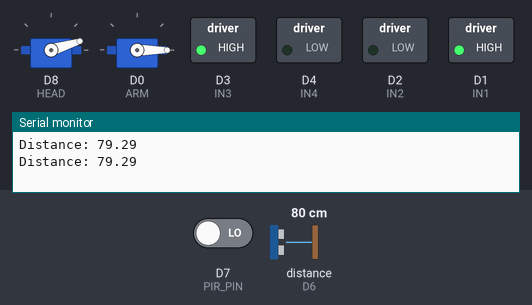
This sketch was run on a simulated ESP8266 (NodeMCU). On the bench: 2 × servo, switched loads named in the sketch (green lamp = pin HIGH), the last lines printed to the serial monitor. Wiring (inferred from the names in the program): ultrasonic range finder: trigger D5; echo D6. Inputs (shaded band) come from the test bench; at power-on: distance to the obstacle (sensor on D6) 80 cm, D7 (PIR_PIN) LOW. The echo pulse lasts 58.3 µs per cm; pins used as bus, display or sensor lines are not drawn.

Above: at 9.48 s.
9.5 s: distance to the obstacle (sensor on D6) set to 2 cm
At 10.08 s:
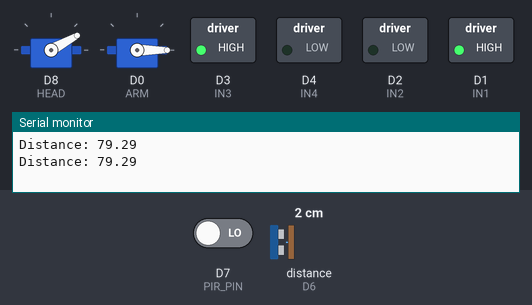
At 12.8 s:
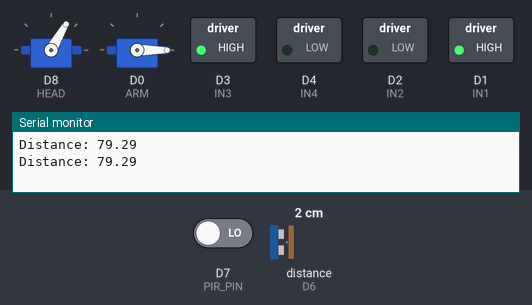
18.7 s: D7 (PIR_PIN) driven HIGH
At 26.8 s:
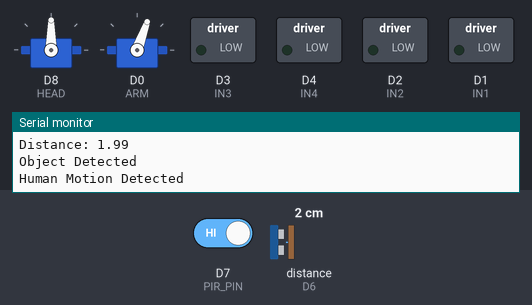
Timing chart, 0 to 28.3 s (numbered marks = the images above; inputs shaded):
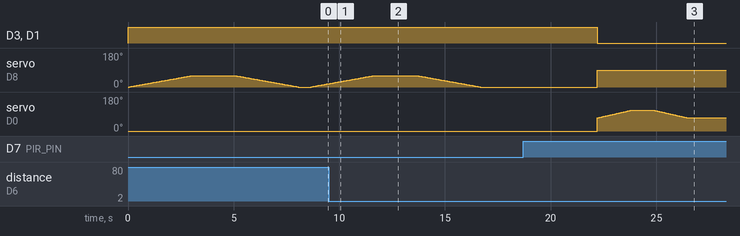

The sketch:

roman_new_code1.ino
```cpp
// -------- SERVO LIBRARY --------
#include <Servo.h>

// -------- PIN DEFINITIONS --------

// Ultrasonic
#define TRIG D5
#define ECHO D6

// PIR Sensor
#define PIR_PIN D7

// Motor Driver (L298N)
#define IN1 D1
#define IN2 D2
#define IN3 D3
#define IN4 D4

// Servo Pins
#define HEAD D8
#define ARM D0

// -------- VARIABLES --------
long duration;
float distance;

int interactionDelay = 20000;

// Servo Objects
Servo M_HEAD;
Servo M_ARM;

// Head swing variables
int angle = 0;
int swingAngle = 60;
int stepDelay = 50;

//Arm angle

int armAngle = 0;
int armswingAngle = 90;
int armstepDelay = 20;


#define ANGLE_FRONT 90

// -------- SETUP --------
void setup()
{
  Serial.begin(9600);

  // Ultrasonic
  pinMode(TRIG, OUTPUT);
  pinMode(ECHO, INPUT);

  // PIR
  pinMode(PIR_PIN, INPUT);

  // Motors
  pinMode(IN1, OUTPUT);
  pinMode(IN2, OUTPUT);
  pinMode(IN3, OUTPUT);
  pinMode(IN4, OUTPUT);

  // Attach Servos
  M_HEAD.attach(HEAD);
  M_ARM.attach(ARM);

  // Initial Positions
  M_HEAD.write(0);
  M_ARM.write(0);
}

// -------- HEAD SWING FUNCTION --------
void headSwing()
{
  for(angle = 0; angle <= swingAngle; angle++)
  {
    M_HEAD.write(angle);
    delay(stepDelay);
  }

  delay(2000);

  for(angle = swingAngle; angle >= 0; angle--)
  {
    M_HEAD.write(angle);
    delay(stepDelay);
  }
}

// -------- ARM GESTURE --------
void armGesture()
{
  for(int armAngle = 70; armAngle <= 110; armAngle++)
  {
    M_ARM.write(armAngle);
    delay(40);
  }

  delay(1000);

  for(int armAngle = 110; armAngle >= 70; armAngle--)
  {
    M_ARM.write(armAngle);
    delay(40);
  }
}

// -------- MOTOR CONTROL --------
void stopMotors()
{
  digitalWrite(IN1, LOW);
  digitalWrite(IN2, LOW);
  digitalWrite(IN3, LOW);
  digitalWrite(IN4, LOW);
}

void moveForward()
{
  digitalWrite(IN1, HIGH);
  digitalWrite(IN2, LOW);
  digitalWrite(IN3, HIGH);
  digitalWrite(IN4, LOW);
}

// -------- DISTANCE MEASURE --------
float getDistance()
{
  digitalWrite(TRIG, LOW);
  delayMicroseconds(2);

  digitalWrite(TRIG, HIGH);
  delayMicroseconds(10);

  digitalWrite(TRIG, LOW);

  duration = pulseIn(ECHO, HIGH, 30000);

  distance = duration * 0.034 / 2;

  return distance;
}

// -------- LOOP --------
void loop()
{
  distance = getDistance();

  Serial.print("Distance: ");
  Serial.println(distance);

  // -------- OBJECT DETECTED --------
  if(distance < 30)
  {
    Serial.println("Object Detected");

    delay(5000);

    unsigned long startTime = millis();
    bool humanDetected = false;

    // PIR CHECK
    while(millis() - startTime < 10000)
    {
      if(digitalRead(PIR_PIN) == HIGH)
      {
        humanDetected = true;
        Serial.println("Human Motion Detected");
        break;
      }
    }

    // -------- HUMAN CONFIRMED --------
    if(humanDetected)
    {
      stopMotors();

      // Face visitor
      M_HEAD.write(ANGLE_FRONT);

      // Greeting
      armGesture();

      // Wait interaction
      delay(interactionDelay);
    }
  }

  // -------- NO OBJECT --------
  else
  {
    moveForward();

    // Idle animation
    headSwing();
  }

  delay(500);
}
```

Measured:
- after the input at 9.5 s, servo on D8 (HEAD): goes on until 16.7 s, then stays 0°
- after the input at 18.7 s, D3 (IN3), D1 (IN1): HIGH → LOW after 3.5 s; servo on D8 (HEAD): 0° → 90° after 3.5 s; servo on D0 (ARM): rises from 0° to 110° in 1.6 s, then falls to 70° in 2.6 s
